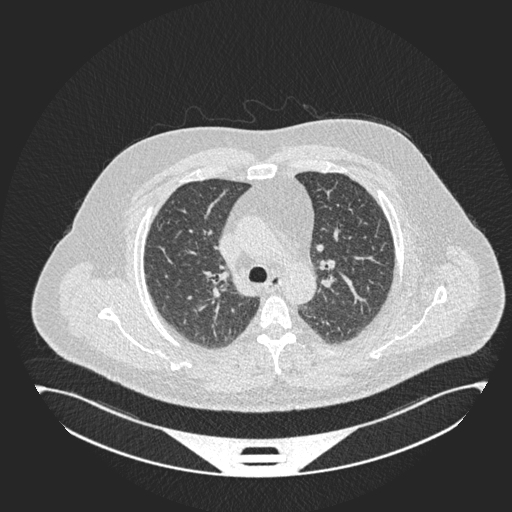
#> input picture dataset/The_IQ_OTHNCCD_lung_cancer_dataset/The_IQ_OTHNCCD_lung_cancer_dataset/Bengin_cases/Bengin case (100).jpg, 512 x 512 px, found by its file name; its folder holds only this picture in this run; the run also reads 1 picture not shown here
$ jupyter execute --allow-errors train_model.ipynb   (shell and % lines are left out)   (older library calls are emulated)
#> lines starting #> are read from the running program, lines starting #| are printed output that depends on the picture; after the words box and inside, x2 and y2 are one past the last pixel; in counts of white or black regions, pixels touching at a corner belong together
#> `height, width, channels = io.imread(filepath).shape`: height = 512; channels = 3
#> pass 2 of the loop `for i in categories:`:
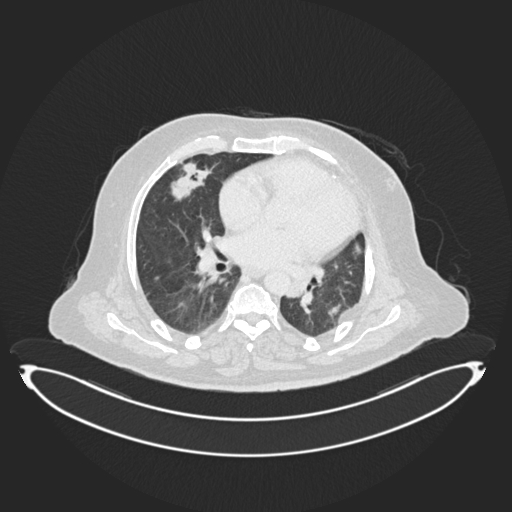
#> input picture dataset/The_IQ_OTHNCCD_lung_cancer_dataset/The_IQ_OTHNCCD_lung_cancer_dataset/Malignant_cases/Malignant case (104).jpg, 512 x 512 px, found by its file name
[cell 1]
import numpy as np
import pandas as pd
import matplotlib.pyplot as plt
import matplotlib.image as mpimg
from PIL import Image
import seaborn as sns
import cv2
import random
import os
import imageio
import plotly.graph_objects as go
import plotly.express as px
import plotly.figure_factory as ff
from plotly.subplots import make_subplots
from collections import Counter

from sklearn.preprocessing import StandardScaler
from sklearn.model_selection import train_test_split, RandomizedSearchCV, cross_val_score, RepeatedStratifiedKFold
from sklearn.neighbors import LocalOutlierFactor
from sklearn.metrics import accuracy_score, recall_score, precision_score, classification_report, confusion_matrix
from imblearn.over_sampling import SMOTE

import tensorflow as tf
import tensorflow_addons as tfa
import keras
from keras.models import Sequential, Model
from keras.layers import Dense, Dropout, Activation, Flatten, Conv2D, MaxPooling2D, GlobalAveragePooling2D, BatchNormalization
from keras.applications import resnet
from tensorflow.keras.applications import EfficientNetB0, EfficientNetB1, EfficientNetB2, EfficientNetB3, EfficientNetB4, EfficientNetB5, EfficientNetB6, EfficientNetB7
from keras.applications.resnet import ResNet50
from keras.utils import to_categorical
from keras.callbacks import ReduceLROnPlateau, ModelCheckpoint, EarlyStopping

import scipy.ndimage as ndi
from skimage.morphology import remove_small_objects, remove_small_holes, ball, disk, dilation, binary_erosion, erosion, closing, reconstruction, binary_closing, binary_dilation, binary_opening
from skimage import morphology, filters, measure, feature, segmentation, color , io , exposure
from skimage.filters import try_all_threshold, roberts, sobel
from skimage.color import gray2rgb , rgb2gray
from skimage.segmentation import clear_border
import scipy.misc
from collections import Counter

import warnings
warnings.simplefilter("ignore", UserWarning)

[cell 2]
directory = r'D:\\PROJECTS\\LUNG_CANCER\dataset\\The_IQ_OTHNCCD_lung_cancer_dataset\\The_IQ_OTHNCCD_lung_cancer_dataset'

categories = ['Bengin_cases', 'Malignant_cases', 'Normal_cases']

[cell 3]
# Utility Functions
# [14 lines left out: functions hist, show, not called in this run]

def load_scans(INPUT_FOLDER):
    '''Function for load scans'''
    imgs=[]
    for i in os.listdir(INPUT_FOLDER):
        imgs.append(cv2.imread(INPUT_FOLDER+'/'+i))
    return imgs

def show_slices(st,rows,cols):
    '''Function to load multiple images'''
    fig, axs = plt.subplots(rows,cols,figsize=(rows+5,cols+5))
    axs = axs.flatten()
    for i in range(rows*cols):
        axs[i].imshow(st[i],cmap='gray')
        axs[i].axis('off')
    plt.show()

# [8 lines left out: function normalize, not called in this run]

[cell 4]
size_data = {}
#> (the rest of this cell did not finish here and is left out)

[cell 5]
# Convert size_data to a pandas DataFrame
df = pd.DataFrame.from_dict(size_data, orient='index')
#> df = table of 2 rows and 1 columns

# Use Seaborn to create the first bar plot
sns.set(style="whitegrid")
fig, (ax1, ax2) = plt.subplots(ncols=2, figsize=(15, 6))
sns.barplot(data=df.T, errorbar=None, ax=ax1)
ax1.set(xlabel='Category', ylabel='Count', title='Images Distribution by Category')
ax1.tick_params(axis='x', rotation=45)

# Use Seaborn to create the second bar plot
sns.set(style="whitegrid")
sns.barplot(data=df, errorbar=None, ax=ax2)
ax2.set(xlabel='Image Size', ylabel='Count', title='Image Size Distribution')
ax2.tick_params(axis='x', rotation=45)

# Adjust the layout of the plots
plt.tight_layout()
plt.show()
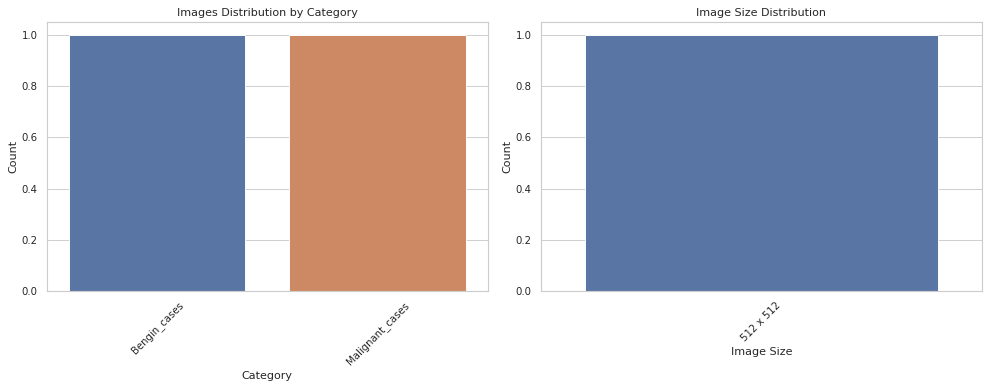
#> figure drawn by matplotlib, 2 panels

[cell 6]
malignant_folder= f'D:\\PROJECTS\\LUNG_CANCER\dataset\\The_IQ_OTHNCCD_lung_cancer_dataset\\The_IQ_OTHNCCD_lung_cancer_dataset\\Malignant_cases'
data = load_scans(malignant_folder)
#> data = 1 item

#> (a cell that did not finish here is left out)

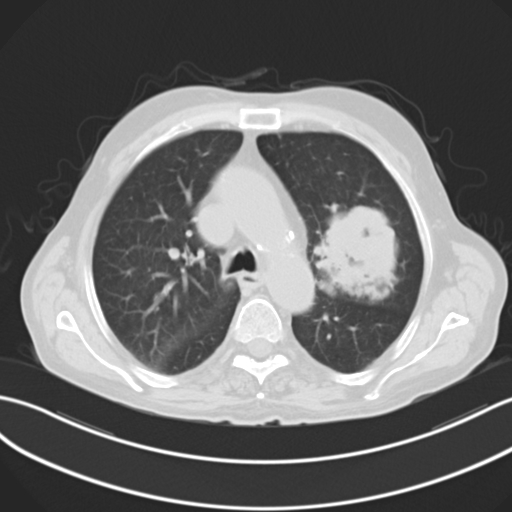
#> input picture dataset/Train Data/Malignant_cases/Malignant case (10).jpg, 512 x 512 px, found by its file name
#> further down, img is the input picture: shape (512, 512, 3); min 37, max 255, mean 107.5

#> (a cell that did not finish here is left out)

#> (a cell that did not finish here is left out)

[cell 10]
import numpy as np
from skimage import measure

# [23 lines left out: functions filter_labels, find_corners, calculate_objects_size, not called in this run]


def sort_labels_by_size(object_sizes):
    sorted_sizes = sorted(object_sizes.items(), key=lambda x: x[1])
    return sorted_sizes


def remove_small_objects(sorted_sizes):
    filtered_sizes = [size_tuple for size_tuple in sorted_sizes if size_tuple[1] > 1000]
    return filtered_sizes


# [45 lines left out: functions remove_diaphragm, create_cleaned_labels, get_left_and_right_labels, not called in this run]

[cell 11]
import numpy as np
from skimage.transform import resize
from skimage.color import rgb2gray, gray2rgb
from skimage import filters, measure
import scipy.ndimage as ndi

def normalize(image):
    # Normalize image values to be in the range of 0 to 1
    return (image - np.min(image)) / (np.max(image) - np.min(image))
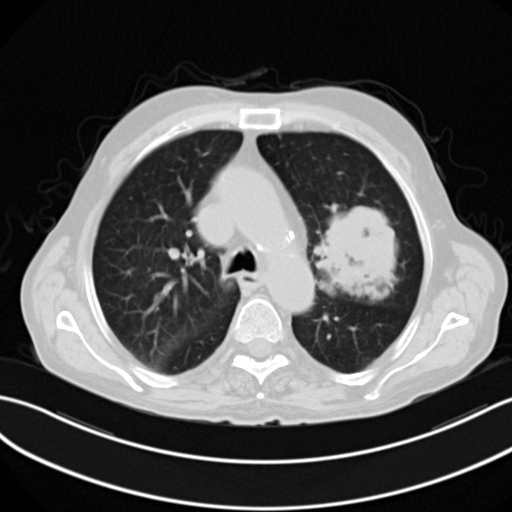
#> returned value: shape (512, 512) float64; min 0, max 1, mean 0.323

def filter_labels(labels, nlabels):
    # Filter the labels to select the left and right lungs
    # Modify this function based on the specific labeling scheme used in your segmentation output
    # Return the label numbers corresponding to the left and right lungs
    return 1, 2

def segmentation(slice, flag=0):
    # Convert image to grayscale if it's in color
    if len(slice.shape) == 3:
        slice = rgb2gray(slice)

    # Normalize image values to be in the range of 0 to 1
    img_eq = normalize(slice)

    # Binarize image to remove background
    thresh = filters.threshold_isodata(img_eq)
#> thresh = 0.432
    binary = (img_eq < thresh)
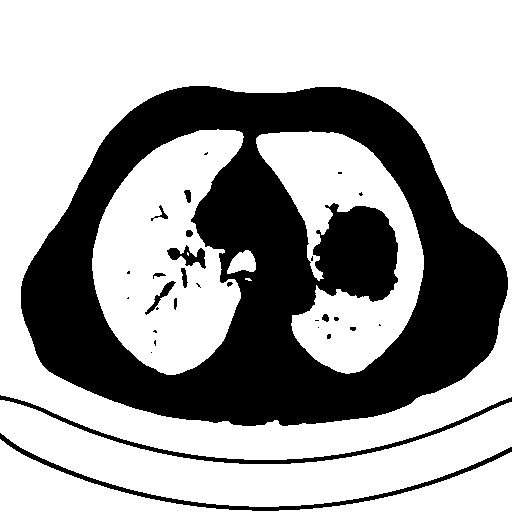
#> binary: shape (512, 512) bool; 65.8% white; 30 black regions (16 under 20 px), largest, box (x1, y1, x2, y2) and area: (21, 86, 508, 426) 83999, (0, 433, 512, 511) 2254, (0, 395, 512, 464) 2173

    # Label the binary image to detect objects
    labels, nlabels = measure.label(binary, return_num=True)
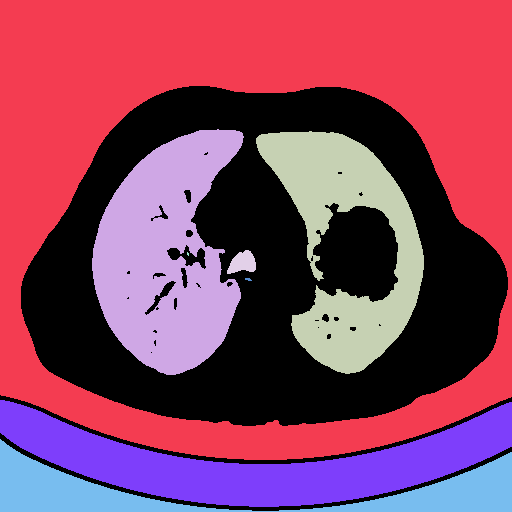
#> labels: shape (512, 512) int32; 9 distinct labels, from 0 to 8; one colour per label, 0 black
#> nlabels = 8

    try:
        # Filter labels to select the left and right lungs
        first, second = filter_labels(labels, nlabels)
#> first = 1; second = 2
    except:
        return np.zeros((256, 256, 3))

    # Extract lungs with their colors from the original image
    lungs = np.where((labels == first) | (labels == second), 1, 0) * slice
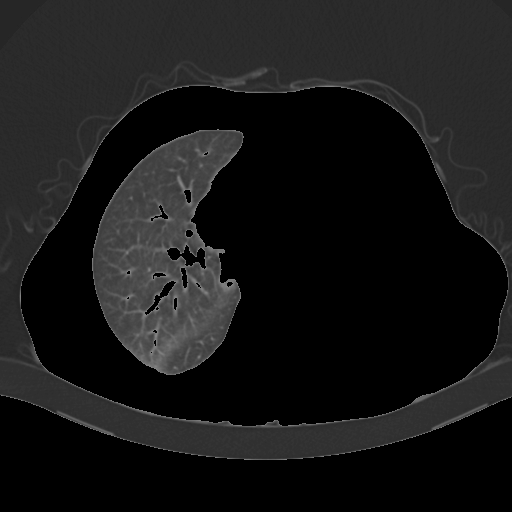
#> lungs: shape (512, 512) float64; min 0, max 0.514, mean 0.0946

    # Get bounding boxes of lungs and resize the image to a fixed size
    bboxes = ndi.find_objects(np.where((labels == first) | (labels == second), 1, 0))
#> bboxes = 1 item
    im_res = slice[bboxes[0]]
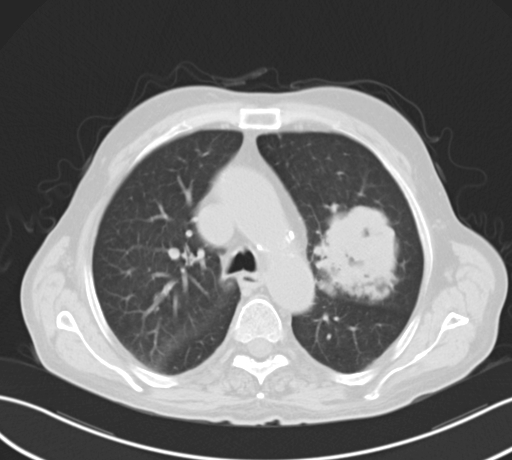
#> im_res: shape (460, 512) float64; min 0.145, max 1, mean 0.44
    new_size = (256, 256)
    image_resized = resize(im_res, new_size, order=0, mode='reflect', anti_aliasing=False)
    sharpened_image = filters.unsharp_mask(image_resized, radius=1, amount=1)

    if flag:
        show_slices([slice, img_eq, binary, labels, lungs, sharpened_image], 3, 2)

    return gray2rgb(sharpened_image)
#> returned value: shape (256, 256, 3) float64

[cell 12]
img = io.imread("D:\\PROJECTS\\LUNG_CANCER\\dataset\\The_IQ_OTHNCCD_lung_cancer_dataset\\The_IQ_OTHNCCD_lung_cancer_dataset\\Malignant_cases\\Malignant case (10).jpg")
res = segmentation(img,1)

[cell 13]
import os
import cv2
import random
from collections import Counter
import numpy as np

# Initialize variables
data = []
img_size = 256

# Loop over categories and their files
#> (the rest of this cell did not finish here and is left out)

#> call 2 of segmentation, with flag = 0
#> in normalize (call 2), `return (image - np.min(image)) / (np.max(image) - np.min(image))`:
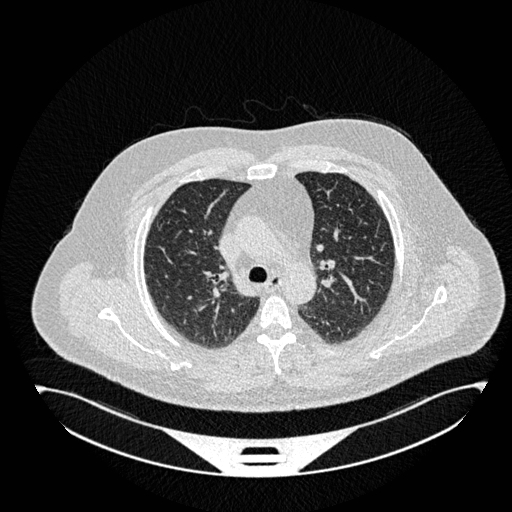
#> returned value: shape (512, 512) float64; min 0, max 1, mean 0.312
#> in segmentation (call 2), `thresh = filters.threshold_isodata(img_eq)`: thresh = 0.42
#> in segmentation (call 2), `binary = (img_eq < thresh)`: binary: shape (512, 512) bool; 65.2% white; 131 black regions (115 under 20 px), largest, box (x1, y1, x2, y2) and area: (32, 119, 505, 413) 82731, (35, 381, 488, 478) 6928, (339, 272, 368, 305) 196
#> in segmentation (call 2), `labels, nlabels = measure.label(binary, return_num=True)`:
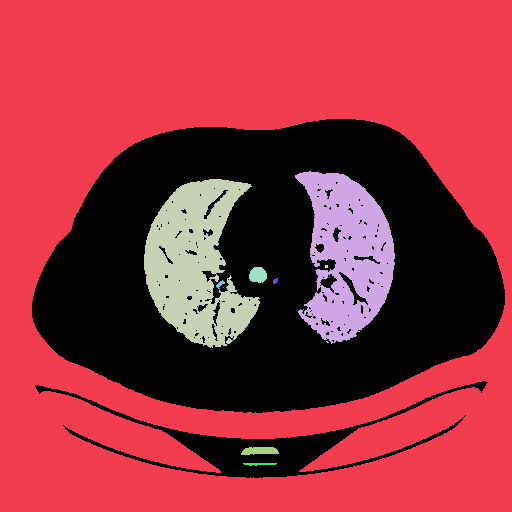
#> labels: shape (512, 512) int32; 13 distinct labels, from 0 to 12; one colour per label, 0 black
#> in segmentation (call 2), `labels, nlabels = measure.label(binary, return_num=True)`: nlabels = 12
#> in segmentation (call 2), `sharpened_image = filters.unsharp_mask(image_resized, radius=1, amount..`:
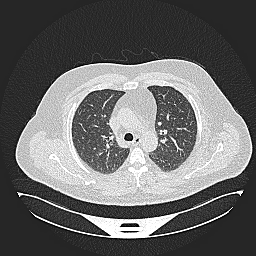
#> sharpened_image: shape (256, 256) float64; min 0, max 1, mean 0.409
#> pass 2 of the loop `for i, category in enumerate(categories):`:
#> binary: shape (512, 512) bool; 72.3% white; 33 black regions (25 under 20 px), largest, box (x1, y1, x2, y2) and area: (49, 113, 469, 392) 68684, (19, 361, 486, 457) 3566, (353, 243, 362, 255) 52
#> in segmentation (call 3), `labels, nlabels = measure.label(binary, return_num=True)`:
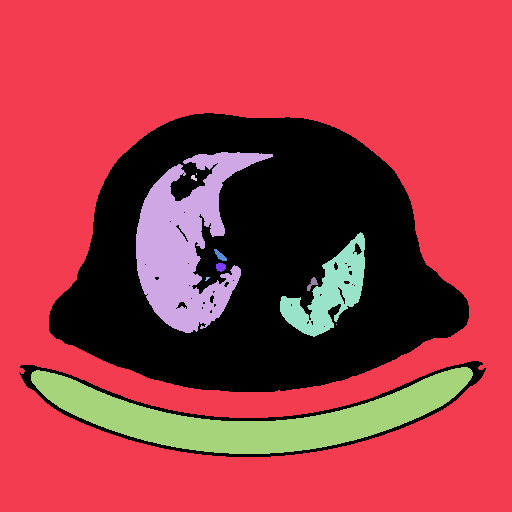
#> labels: shape (512, 512) int32; 12 distinct labels, from 0 to 11; one colour per label, 0 black
#> nlabels = 11
#> in segmentation (call 3), `sharpened_image = filters.unsharp_mask(image_resized, radius=1, amount..`:
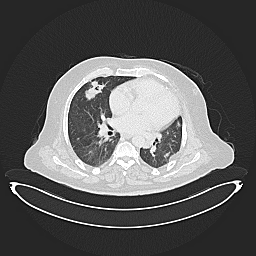
#> sharpened_image: shape (256, 256) float64; min 0, max 1, mean 0.36
        if img.max() == 0:
          pass

        # Append image and label to data list
        data.append([img, i])

# Shuffle data randomly
random.shuffle(data)
# Extract features and labels from data
X, y = zip(*data)

# Print length of X and count of each unique value in y
print('X length:', len(X))
print('y counts:', Counter(y))

# Convert features and labels to numpy arrays
X = np.array(X)
y = np.array(y)
